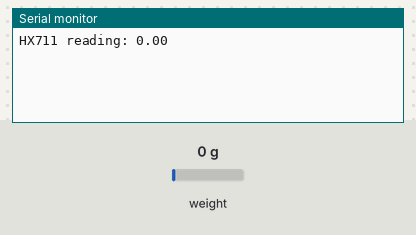
Bench run of a sketch on a simulated Arduino Uno, built with avr-gcc and run on an emulated ATmega328P. Shown: the last lines printed to the serial monitor. The inputs (shaded band) are chosen by the test bench; at power-on: weight on the scale 0 g.

Above: at 5.3 s.
5.4 s: weight on the scale set to 100 g
At 8.4 s:
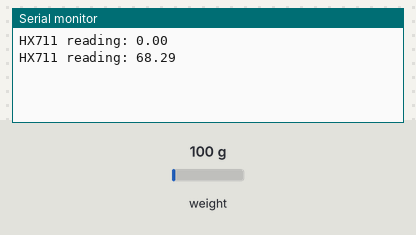
9.0 s: weight on the scale set to 1250 g
At 10.3 s:
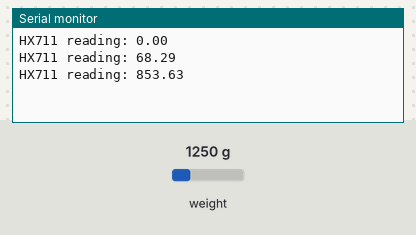
Timing chart, 0 to 12.0 s (numbered marks = the images above; inputs shaded):
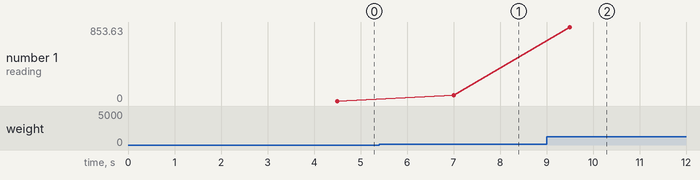

Measured:
- after the input at 5.4 s, the serial monitor: prints a new line after 1.6 s (image 1)
- after the input at 9.0 s, the serial monitor: prints a new line after 0.51 s (image 2)
- plotted number 1: 0 → 68.29 after the input at 5.4 s, 68.29 → 853.63 after the input at 9.0 s

The sketch:

vejecelle.ino
```cpp
#include "HX711.h"

const int LOADCELL_DOUT_PIN = 13; // dt pin
const int LOADCELL_SCK_PIN = 12; // sck pin

HX711 scale; // som scale

//delay
int _delay = 500; // delay mellem hver måling
unsigned long time = 0;

// bt
#include <SoftwareSerial.h>

SoftwareSerial bt(2, 3); // RX, TX

//bool til start måling
bool start = true;

void setup() {
  bt.begin(9600);
  Serial.begin(9600);
  scale.begin(LOADCELL_DOUT_PIN, LOADCELL_SCK_PIN);

  time = millis(); //start time

}

void loop() {


  if (millis()- time > _delay){ // tager en måling hvert _delay ms

    float reading = 0;
    float avg;
    if (scale.is_ready()) { // tjekker om HX711 er slået til

      if (start){ // tager 20 målinger til at starte med ingen vægt på
        avg = scale.read_average(20);
        start = false;
      }

      reading = scale.read_average(20); // læser vægten
      reading = (reading+ abs(avg)) / 30751.00 * 50; //
      Serial.print("HX711 reading: ");
      Serial.println(reading);

    } else {
      Serial.println("HX711 not found.");
    }

    time = millis();

    sendData(reading); //sender data
  }


}

void sendData(float data) {
  String dataOut = String(data);
  dataOut += "!";
 // Serial.print("To send: ");
 // Serial.println(dataOut);
  bt.println(dataOut);
}
```
